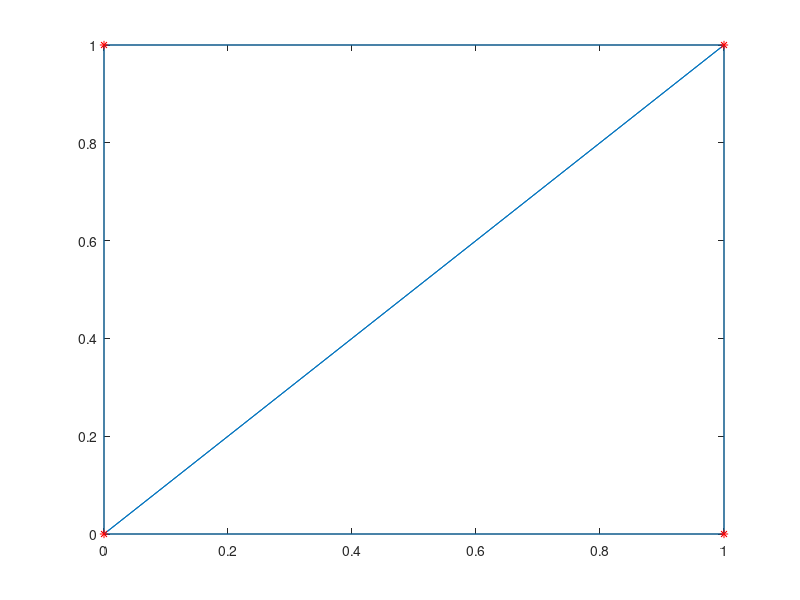

The MATLAB script that drew this image: (Note: this script raises an error after producing the figure.)
% E54(i):
%random points:
##rand ("state", 3);
##x = rand (5, 1);
##y = rand (5, 1);
% square:
x = [0 1 0 1];
y = [0 0 1 1];
tri = delaunay (x, y);
triplot (tri, x, y);
hold on;
plot (x, y, "r*");
figure();
%axis ([0,1,0,1]);
% refinement:
x0 = [1 1]; %any points
r = 1;
[x_new, y_new] = grid_refinement(x0, r, x, y, tri);
% new points after refinement:
tri = delaunay (x_new, y_new);
triplot (tri, x_new, y_new);
hold on;
plot (x_new, y_new, "r*");
figure();

% E54(ii):
##% L-shaped geometry (grid-labelling):
x = [0 1 2 0 1 2 0 1 2];
y = [2 2 2 1 1 1 0 0 0];
n = 4; %num of refinement
r = sqrt(2); %search radius
idx = [1 2 4 5]; %top left square
% n-times refinement:
x0 = [0 1];
x_1 = x(idx); y_1 = y(idx);
tri = delaunay (x_1, y_1);
for i=1:n
  [x_1, y_1] = grid_refinement(x0, r, x_1, y_1, tri);
  tri = delaunay(x_1, y_1);
endfor
triplot (tri, x_1, y_1);
hold on;
plot (x_1, y_1, "r*");
figure();

idx = [4 5 7 8]; %bottome left square
% n-times refinement:
x0 = [0 0];
x_2 = x(idx); y_2 = y(idx);
tri_1 = delaunay (x_2, y_2);
for i=1:n
  [x_2, y_2] = grid_refinement(x0, r, x_2, y_2, tri_1);
  tri_1 = delaunay(x_2, y_2);
endfor
triplot (tri_1, x_2, y_2);
hold on;
plot (x_2, y_2, "r*");
figure();

idx = [5 6 8 9]; %bottom right square
% n-times refinement:
x0 = [1 0];
x_3 = x(idx); y_3 = y(idx);
tri_2 = delaunay (x_3, y_3);
for i=1:n
  [x_3, y_3] = grid_refinement(x0, r, x_3, y_3, tri_2);
  tri_2 = delaunay(x_3, y_3);
endfor
triplot (tri_2, x_3, y_3);
hold on;
plot (x_3, y_3, "r*");
figure();

##disp(tri);
##tri_1 = tri + 6
##tri_2 = tri_1 + 1
##tri_comb = [tri; tri_1; tri]
##x_comb = [x_1 x_2 x_3];
##y_comb = [y_1 y_2 y_3];
##triplot (tri_comb, x_comb, y_comb);
##hold on;
##plot (x_comb, y_comb, "r*");
##figure();
